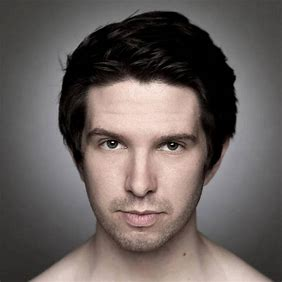
%> input picture project/下载.jpg, 282 x 282 px
$ octave --eval "function6_7;"   (GNU Octave 9; MATLAB toolbox functions it lacks are replaced by stand-ins)
%> lines starting %> are read from the running program, lines starting %| are printed output that depends on the picture; in (x1, y1, x2, y2) boxes, pixels count from 0 and x2, y2 are one past the last pixel; in counts of white or black regions, pixels touching at a corner belong together; the program's own positions count from 1
function function6_7()
    % 从文件夹中选择图片
    [filename, pathname] = uigetfile({'*.jpg;*.jpeg;*.png;*.bmp', 'Image Files'}, 'Select an image');
%> the answer given: 下载.jpg
    if isequal(filename, 0)
        disp('用户选择了取消');
        return;
    else
        imagePath = fullfile(pathname, filename);
        disp(['用户选择的图像: ', imagePath]);
    end

    % 读入图像
    try
        Image = imread(imagePath);
%> Image is the input picture: size 282x282x3 uint8; mean R, G, B 104.5, 95.9, 93.2
    catch ME
        error('读取图像文件失败: %s', ME.message);
        return;
    end

    % 转换为灰度图
    gray = im2double(rgb2gray(Image));

    % 形态学梯度
    se = strel('disk', 2);
    edgeI = imdilate(gray, se) - imerode(gray, se);
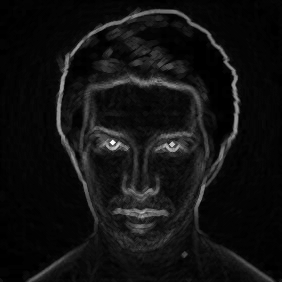
%> edgeI: size 282x282 double; min 0, max 0.992, mean 0.0699

    % 对比度增强
    enedgeI = imadjust(edgeI);
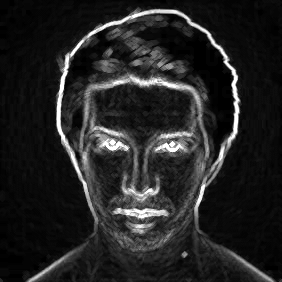
%> enedgeI: size 282x282 double; min 0, max 1, mean 0.143

    % 梯度图像二值化
    BW = zeros(size(gray));
    BW(enedgeI > 0.1) = 1;
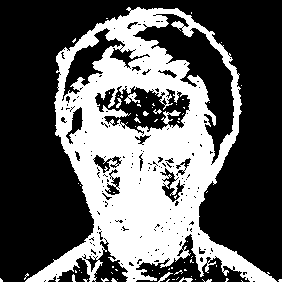
%> BW: size 282x282 double; values 0 (black) and 1 (white), 36.5% white; 70 white regions (62 under 20 px), largest, box (x1, y1, x2, y2) and area: (25, 7, 277, 282) 28511, (124, 92, 140, 104) 81, (158, 272, 173, 282) 45

    % 闭运算闭合边界
    BW1 = imclose(BW, se);
%> BW1: size 282x282 double; values 0 (black) and 1 (white), 39.9% white; 23 white regions (19 under 20 px), largest, box (x1, y1, x2, y2) and area: (24, 7, 277, 282) 31493, (176, 276, 193, 282) 52, (174, 269, 187, 275) 24, (143, 111, 149, 116) 20

    % 区域填充
    BW2 = imfill(BW1, 'holes');
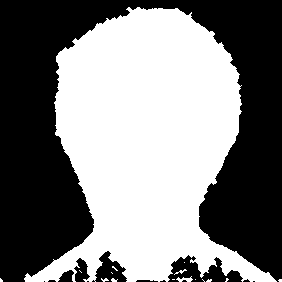
%> BW2: size 282x282 double; values 0 (black) and 1 (white), 50.4% white; 13 black regions (7 under 20 px), largest, box (x1, y1, x2, y2) and area: (0, 0, 282, 282) 37397, (168, 255, 243, 282) 1031, (92, 251, 127, 282) 559, (74, 258, 90, 282) 237, (58, 270, 74, 282) 127, (136, 280, 158, 282) 36

    % 目标模板
    template = cat(3, BW2, BW2, BW2);

    % 目标提取
    result = template .* im2double(Image);
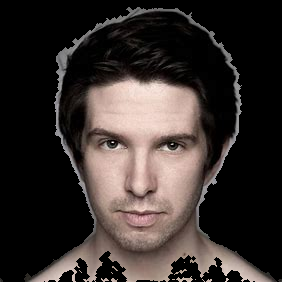
%> result: size 282x282x3 double; mean R, G, B 0.217, 0.187, 0.176

    % 显示结果
    figure;
    subplot(231), imshow(Image), title('原始图像');
    subplot(232), imshow(edgeI), title('形态学梯度');
    subplot(233), imshow(enedgeI), title('对比度增强');
    subplot(234), imshow(BW), title('梯度图像二值化');
    subplot(235), imshow(BW2), title('目标掩模');
    subplot(236), imshow(result), title('提取的目标');

    % 特征提取：LBP和HOG
    % LBP特征提取
    lbpFeaturesOrig = extractLBPFeatures(gray);
%> in extractLBPFeatures, `lbpImage = zeros(size(grayImage), 'like', grayImage);`: lbpImage: size 282x282 double; every value is 0
%> after the loop in extractLBPFeatures, `for i = R+1:height-R`:
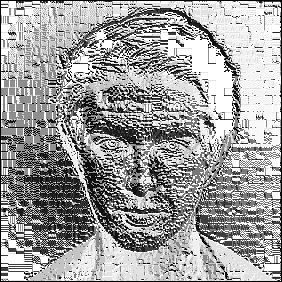
%> lbpImage: size 282x282 double; min 0, max 255, mean 158.8
%> after the loop in extractLBPFeatures, `for i = R+1:height-R`: value = 0.243
%> in extractLBPFeatures, `histogram = histcounts(double(lbpImage(:)), 0:(2^P)-1);`: histogram = 255 values, max 11292 at index 255, min 0 at index 70, mean 311.9
%> in extractLBPFeatures, `features = histogram / sum(histogram);`: features = 255 values, max 0.142 at index 255, min 0 at index 70, mean 0.00392
%> lbpFeaturesOrig has the same summary as features in extractLBPFeatures
    lbpFeaturesTarget = extractLBPFeatures(rgb2gray(result));
%> after the loop in extractLBPFeatures (call 2), `for i = R+1:height-R`:
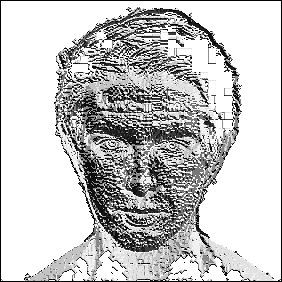
%> lbpImage: size 282x282 double; min 0, max 255, mean 198.7
%> in extractLBPFeatures (call 2), `histogram = histcounts(double(lbpImage(:)), 0:(2^P)-1);`: histogram = 255 values, max 43654 at index 255, min 0 at index 70, mean 311.9
%> in extractLBPFeatures (call 2), `features = histogram / sum(histogram);`: features = 255 values, max 0.549 at index 255, min 0 at index 70, mean 0.00392
%> lbpFeaturesTarget has the same summary as features in extractLBPFeatures

    % HOG特征提取
%> the run ends on the next line
    hogFeaturesOrig = extractHOGFeatures(Image);
% [11 lines not run here, left out]
function features = extractLBPFeatures(grayImage)
    P = 8; R = 1; % LBP参数
    [height, width] = size(grayImage);
    lbpImage = zeros(size(grayImage), 'like', grayImage);

    for i = R+1:height-R
        for j = R+1:width-R
            centerPixel = double(grayImage(i, j));
            code = 0;
            for n = 1:P
                angle = 2 * pi / P * (n-1);
                x = round(i + R * cos(angle));
                y = round(j - R * sin(angle));

                % 确保坐标在图像边界内
                if x >= 1 && x <= height && y >= 1 && y <= width
                    value = double(grayImage(x, y));
                    code = bitshift(code, 1) + double(value >= centerPixel);
                end
            end
            lbpImage(i, j) = code;
        end
    end

    % 计算并归一化直方图
    histogram = histcounts(double(lbpImage(:)), 0:(2^P)-1);
    features = histogram / sum(histogram);
end
